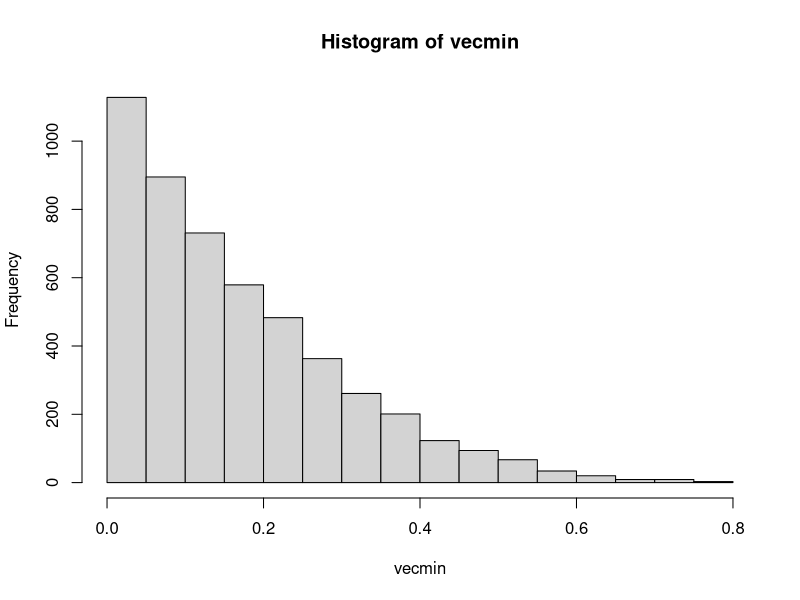
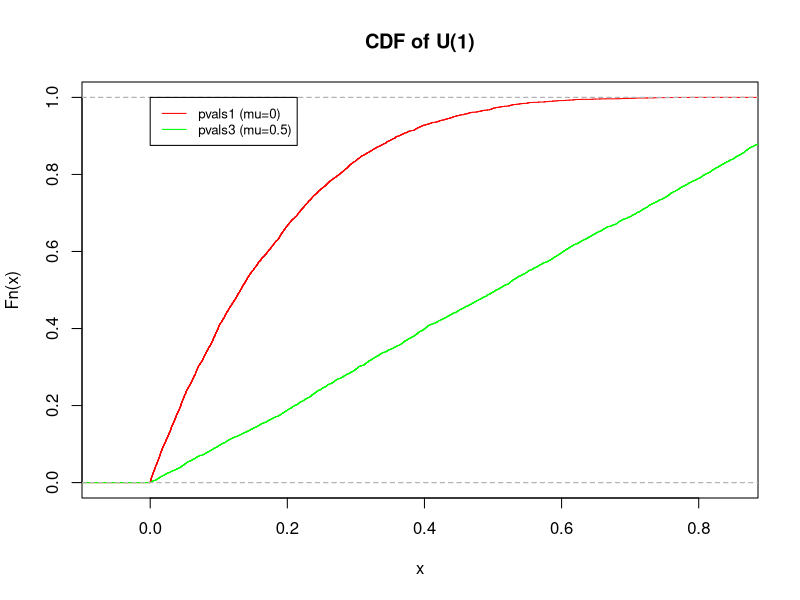
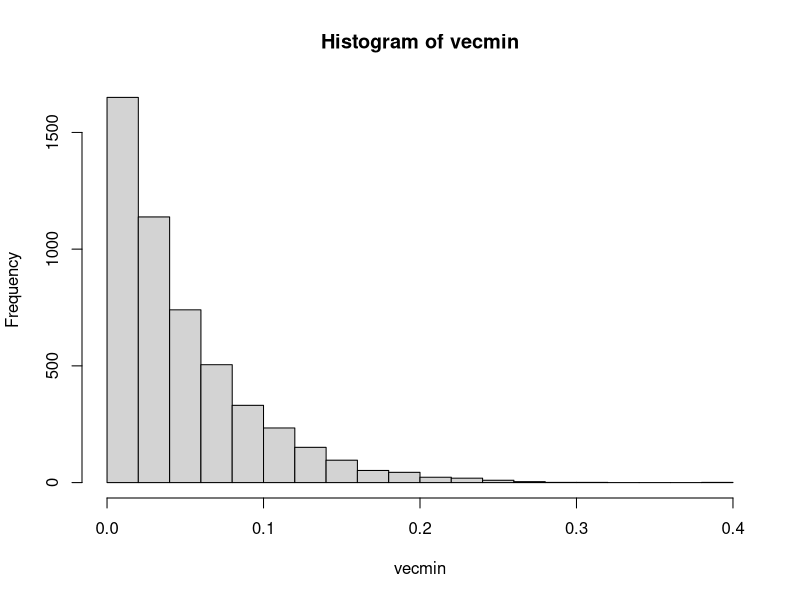
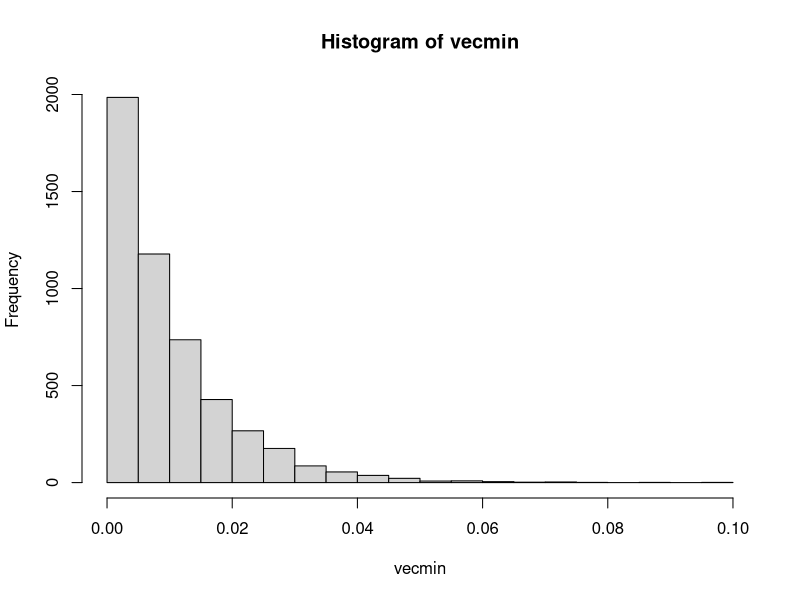
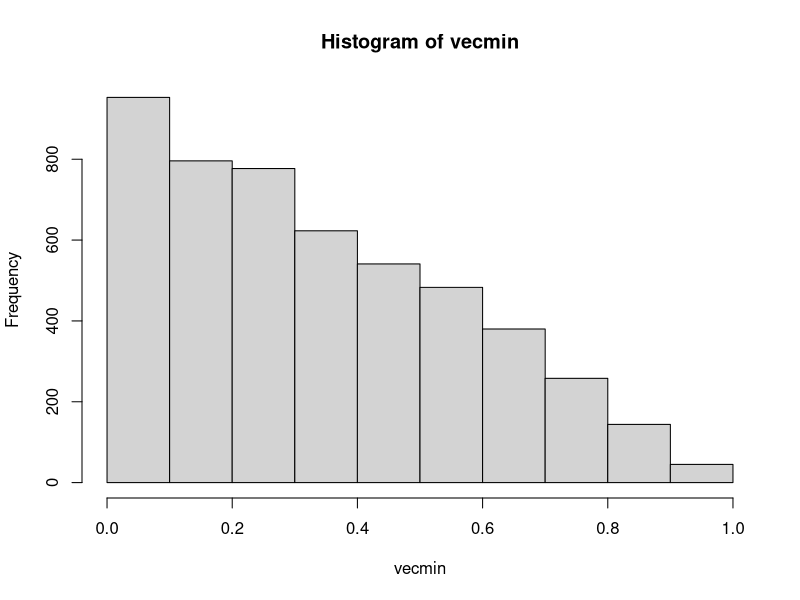
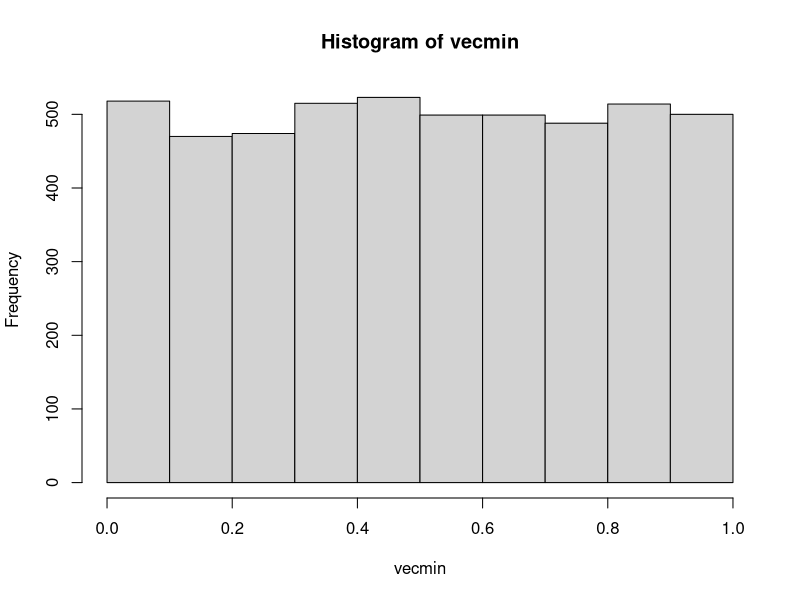
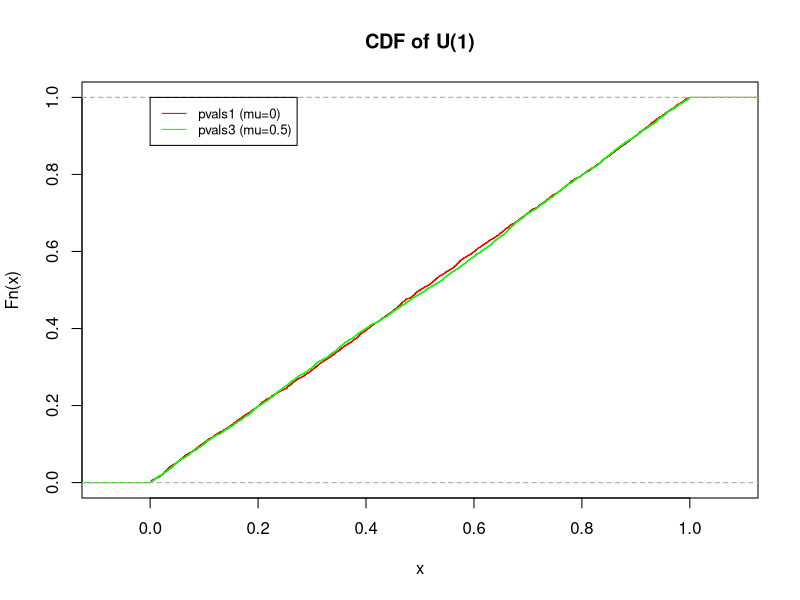
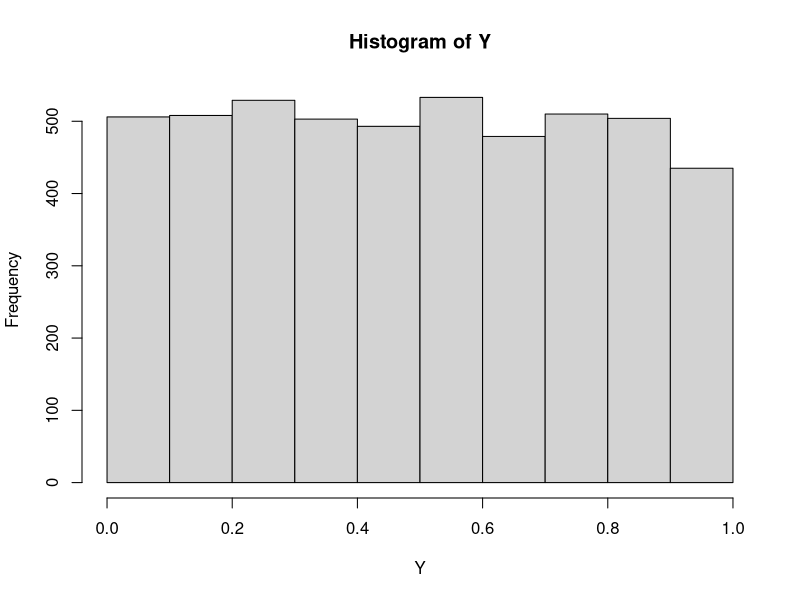

These charts were generated, in order, by the following R code:
## ---- chunk 1
iterations <- 5000
m <- 5
mat <- replicate(iterations, runif(m,0, 1))
vecmin <- apply(mat, 2, min)
hist(vecmin)
## ---- chunk 2
length(vecmin[vecmin<0.05])/iterations
## ---- chunk 3
plot(ecdf(vecmin),col='red', main='CDF of U(1)')
lines(ecdf(mat[1,]),col='green')
legend(0, 1, legend=c('pvals1 (mu=0)', 'pvals3 (mu=0.5)'), col=c("red", "green"), lty=1, cex=0.8)
# TODO update legend
# TODO update vecmin names
## ---- chunk 4
iterations <- 5000
m <- 20
mat <- replicate(iterations, runif(m,0, 1))
vecmin <- apply(mat, 2, min)
hist(vecmin)
## ---- chunk 5
iterations <- 5000
m <- 100
mat <- replicate(iterations, runif(m,0, 1))
vecmin <- apply(mat, 2, min)
hist(vecmin)
## ---- chunk 6
iterations <- 5000
m <- 2
mat <- replicate(iterations, runif(m,0, 1))
vecmin <- apply(mat, 2, min)
hist(vecmin)
## ---- chunk 7
iterations <- 5000
m <- 1
vecmin <- replicate(iterations, runif(m,0, 1))
hist(vecmin)
## ---- chunk 8
plot(ecdf(vecmin),col='red', main='CDF of U(1)')
lines(ecdf(mat[1,]),col='green')
legend(0, 1, legend=c('pvals1 (mu=0)', 'pvals3 (mu=0.5)'), col=c("red", "green"), lty=1, cex=0.8)
# TODO update legend
# TODO update vecmin names
## ---- chunk 9
iterations <- 5000
m <- 100
mat <- replicate(iterations, runif(m,0, 1))
vecmin <- apply(mat, 2, min)
Y <- 1-(1-vecmin)^m
hist(Y)
## ---- chunk 10
p <- c(0.01,0.015,0.005)
p <- 1-(1-p)^3
p
